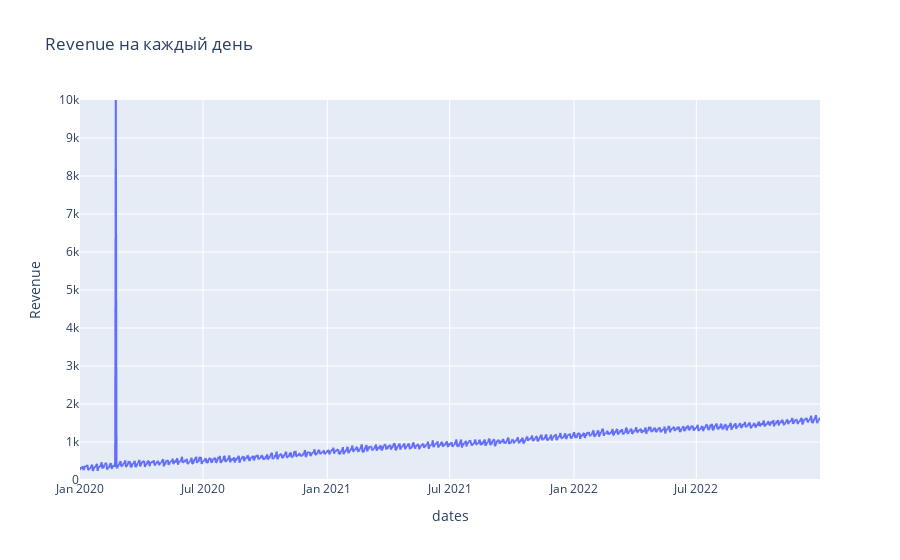

The notebook cell this image was saved under:
### Markdown cell above
## Кейс для самостоятельного решения - Вопрос №1

### Code cell
import pandas as pd
import numpy as np
import plotly.express as px

historical_data_df = pd.read_csv('/Users/s.frolkin/Downloads/Данные для финального кейса - Исторические данные.csv')
historical_data_df['dates'] = pd.to_datetime(historical_data_df['dates'])

fig = px.line(historical_data_df, x='dates', y='Revenue', title='Revenue на каждый день', range_y=[0, 10000])
fig.show()

### Figure 1 — Plotly figure (JSON) as saved in the notebook; plotly's stock layout.template omitted (floating-point values rounded to 4 significant figures; data arrays with more than 128 entries replaced by an {"elided": "..."} marker saying what was removed)
{"data": [{"hovertemplate": "dates=%{x}<br>Revenue=%{y}<extra></extra>", "legendgroup": "", "line": {"color": "#636efa", "dash": "solid"}, "marker": {"symbol": "circle"}, "mode": "lines", "name": "", "showlegend": false, "type": "scattergl", "x": {"elided": "1097 str values"}, "xaxis": "x", "y": {"elided": "1097 float values"}, "yaxis": "y"}], "layout": {"legend": {"tracegroupgap": 0}, "title": {"text": "Revenue на каждый день"}, "xaxis": {"anchor": "y", "domain": [0, 1], "title": {"text": "dates"}}, "yaxis": {"anchor": "x", "domain": [0, 1], "range": [0, 10000], "title": {"text": "Revenue"}}}}
